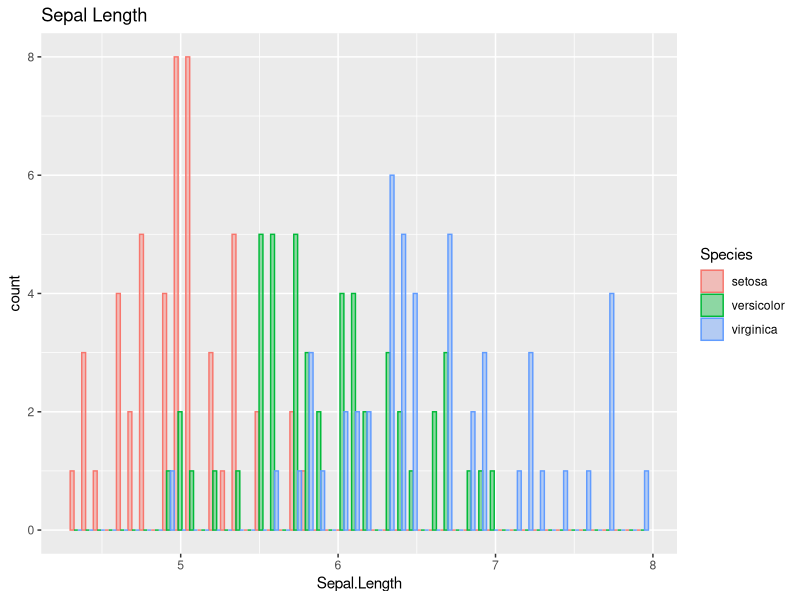
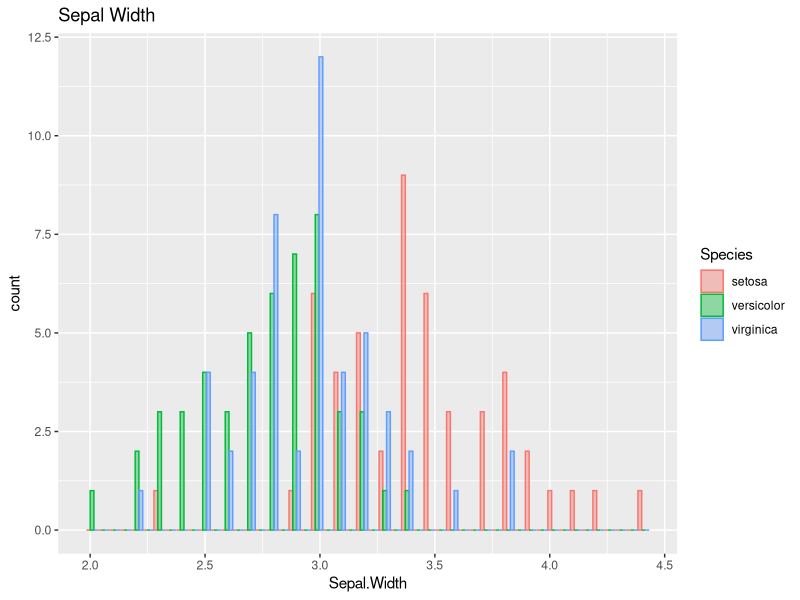
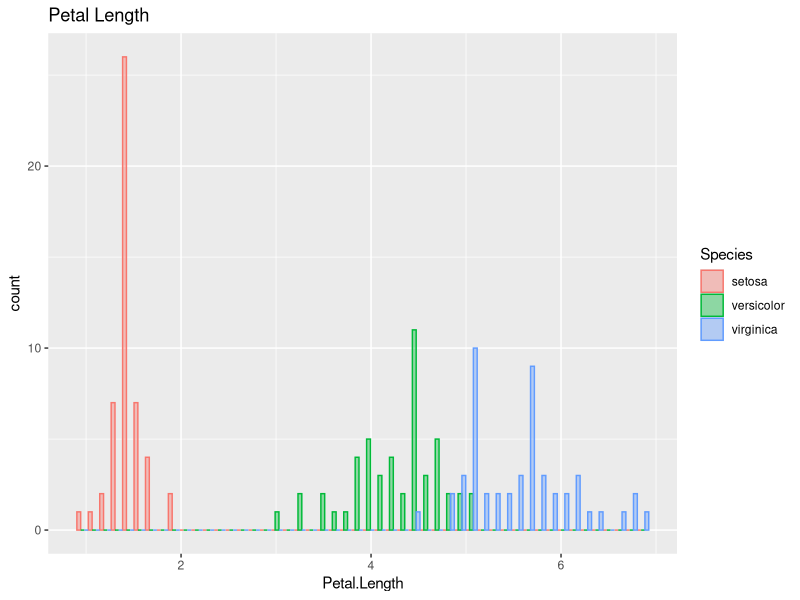
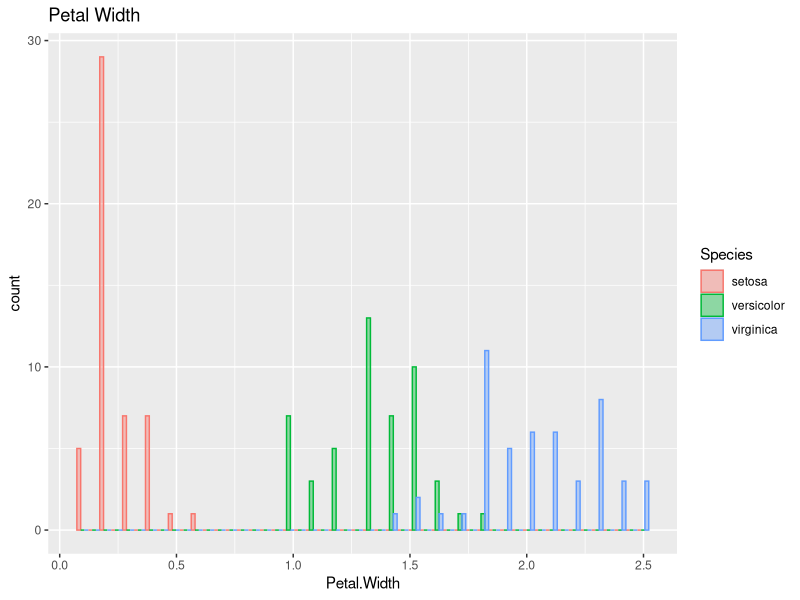
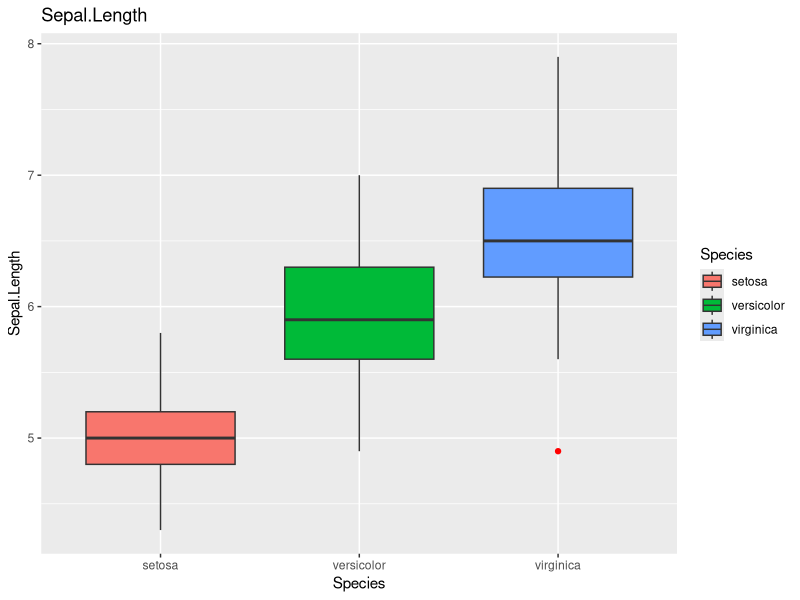
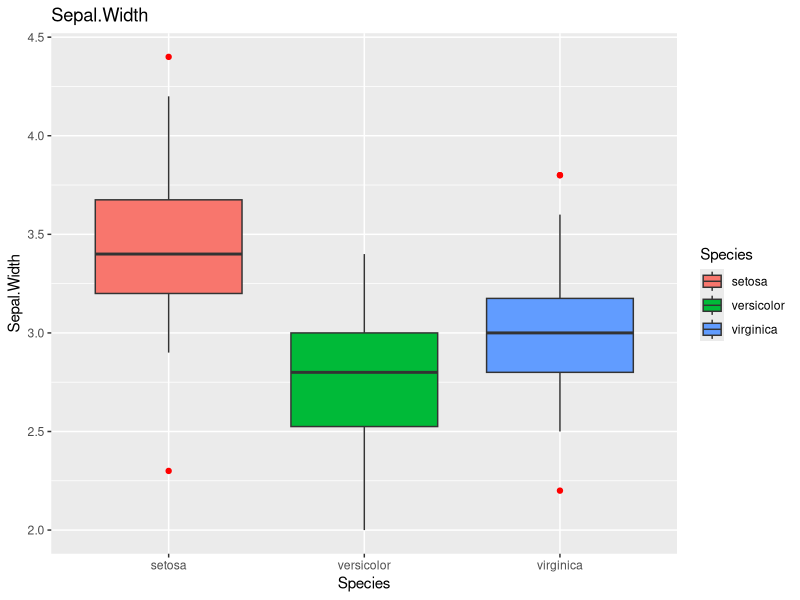
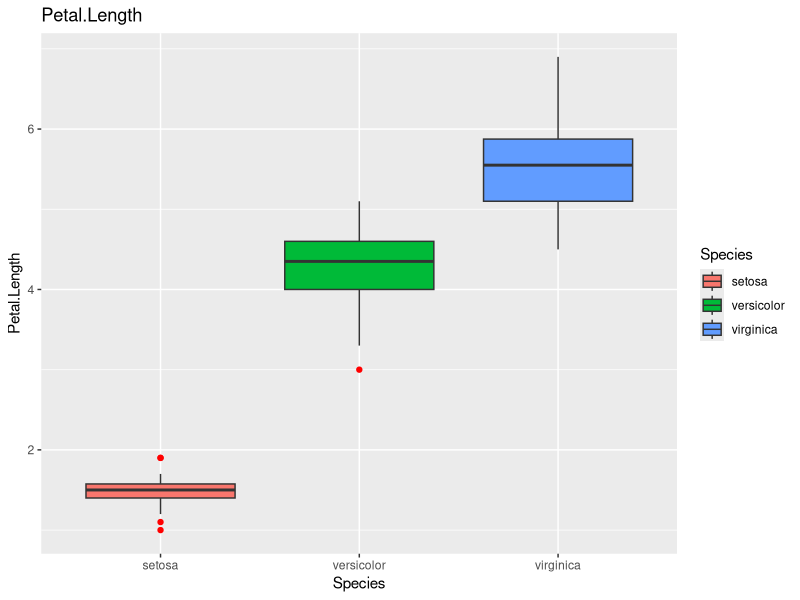
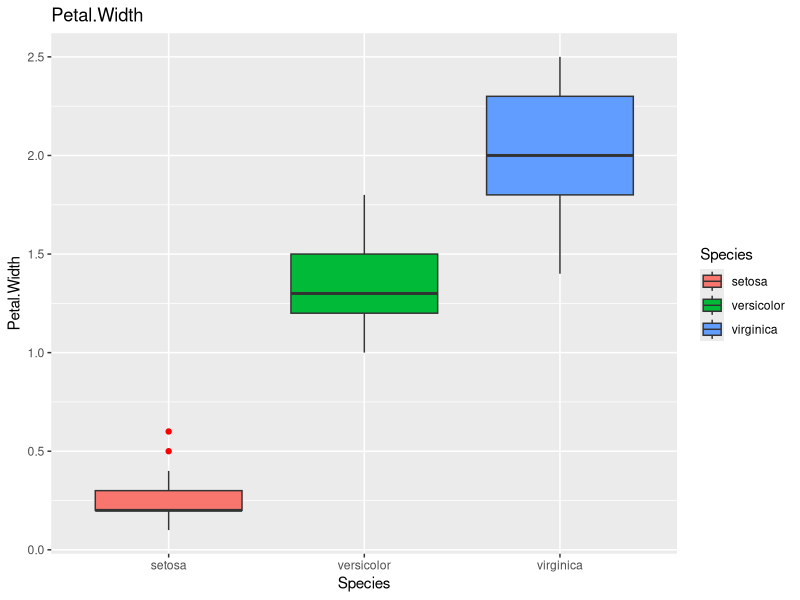

The R script that drew these images, in order:
# Exploratory data analysis with the iris data set
#
# In this script we perform a few basic tasks that 
# are common in any data analysis.  We:
# 1. Import the data and clean if necessary
# 2. Summarize variables with tables and graphs
# 3. Formulate questions
# 4. Compute new variables with formulas or filtration
# 5. Produce graphs of new variables as needed
# 6. Produce basic statistical computations like
#    parameter estimations, hypothesis tests, or
#    computational experiments.
# 7. Report on results
#
# We'll use one of the first datasets any 
# computational statistician should see, the iris dataset.
# 

# 1. Import the data.  This dataset is part of R's 
#    datasets library, and so we can simply load it with 
#    the data command.
data(iris)
# Let's look at the top of the dataset.
head(iris)
# Everything looks good, and it does not appear that 
# we will need to change the types of any variables.
# So let's move on to...

# 2. Summarize variables
summary(iris)
# For numerical variables, we will see a five number 
# summary of each together with the mean.  For categorical 
# data (factors) we will see a frequency count for each
# level in the factor.  Here, we see that we have
# 50 records for each species.
# 
# Graphically, we can compare the histograms for each 
# variable for the three species.  The ggplot2
# package has a very steep learning curve, but 
# produces amazing results.  Notice that I did a lot of
# copy-paste for the commands below.  What changes line 
# to line?

library(ggplot2)
ggplot(data=iris,aes(x=Sepal.Length,colour=Species,fill=Species)) +
  geom_histogram(bins=50,position="dodge",alpha=0.4) +
  labs(title="Sepal Length")

ggplot(data=iris,aes(x=Sepal.Width,colour=Species,fill=Species)) +
  geom_histogram(bins=50,position="dodge",alpha=0.4) +
  labs(title="Sepal Width")

ggplot(data=iris,aes(x=Petal.Length,colour=Species,fill=Species)) +
  geom_histogram(bins=50,position="dodge",alpha=0.4) +
  labs(title="Petal Length")

ggplot(data=iris,aes(x=Petal.Width,colour=Species,fill=Species)) +
  geom_histogram(bins=50,position="dodge",alpha=0.4) +
  labs(title="Petal Width")
# WHile the histogram contains more information, sometimes 
# the box-whisker plot is easier to read.
ggplot(data=iris,aes(x=Species,y=Sepal.Length,fill=Species)) +
  geom_boxplot(outlier.color = 'red') +
  labs(title="Sepal.Length")

ggplot(data=iris,aes(x=Species,y=Sepal.Width,fill=Species)) +
  geom_boxplot(outlier.color = 'red') +
  labs(title="Sepal.Width")

ggplot(data=iris,aes(x=Species,y=Petal.Length,fill=Species)) +
  geom_boxplot(outlier.color = 'red') +
  labs(title="Petal.Length")

ggplot(data=iris,aes(x=Species,y=Petal.Width,fill=Species)) +
  geom_boxplot(outlier.color = 'red') +
  labs(title="Petal.Width")

# 3. Formulate questions.  We might formulate questions 
# based on the summaries of the data we have written, our 
# background in the knowledge domain, or just plain 
# curiosity.
# 
# A. How do the length and width measurements differ from 
# species to species?  Do any distinguish one species from 
# another?
#
# B. What is the ratio between the lengths and widths?  
# Is this relatively constant across each species?  Does 
# this differ from species to species?
#
# At this point we can perform steps 4, 5, and 6 for each 
# of our questions.
# For Question A, we can already see some answers in our 
# histograms above.  We can also formulate a hypothesis 
# and perform a formal test of hypothesis.
#
# HYPOTHESIS: Petal length is significantly different 
# between the setosa and versicolor species.
x <- iris$Petal.Length[iris$Species=='setosa']
y <- iris$Petal.Length[iris$Species=='versicolor']
t.test(x,y)  # p-value ~ 0
rm(x,y)
# CONCLUSION: Yes, petal length is significantly 
# different between the setosa and versicolor species.
# NOTE: As a formal experiment, this conclusion does 
# not have as strong a weight as it would if we had 
# approached the problem correctly.  We will see how 
# to do this later in the class.  The basic principole 
# we have violated here is that one should never use 
# the same data to both FORMULATE (exploratory) 
# hypotheses and TEST (inferential) hypotheses.  For
# now, we'll simply recognize that our conclusion is 
# not supported as strongly as it should be.
#
# HYPOTHESIS: Petal length is significanlty different 
# between the versicolor and virginica species.
x <- iris$Petal.Length[iris$Species=='virginica']
y <- iris$Petal.Length[iris$Species=='versicolor']
t.test(x,y)  # p-value ~ 0
rm(x,y)
# CONCLUSION: Yes.
#
# HYPOTHESIS: Sepal width is significantly different 
# between the versicolor and virginica species.
x <- iris$Sepal.Width[iris$Species=='virginica']
y <- iris$Sepal.Width[iris$Species=='versicolor']
t.test(x,y)  # p-value ~ 0
rm(x,y)
# CONCLUSION: Yes.
# For Question B, we will need to compute some new 
# variables and some new plots.
df <- iris
df$PetalRatio <- df$Petal.Length/df$Petal.Width
df$SepalRatio <- df$Sepal.Length/df$Sepal.Width

ggplot(data=df,aes(x=PetalRatio,colour=Species,fill=Species)) + 
  geom_histogram(bins=30,position="dodge",alpha=0.4) +
  labs(title="Ratio of Petal Length to Petal Width")

ggplot(data=df,aes(x=SepalRatio,colour=Species,fill=Species)) + 
  geom_histogram(bins=30,position="dodge",alpha=0.4) +
  labs(title="Ratio of Sepal Length to Sepal Width")

ggplot(data=df,aes(x=Species,y=PetalRatio,fill=Species)) +
  geom_boxplot(outlier.color = 'red') +
  labs(title="Ratio of Petal Length to Petal Width")

ggplot(data=df,aes(x=Species,y=SepalRatio,fill=Species)) +
  geom_boxplot(outlier.color = 'red') +
  labs(title="Ratio of Petal Length to Petal Width")

# Have we answered Question B?  Let's try two tests 
# of hypotheses.
#
# HYPOTHESIS: The ratio of petal length to petal 
# width is significantly different between the 
# setosa and versicolor species.
x <- df$PetalRatio[df$Species=='setosa']
y <- df$PetalRatio[df$Species=='versicolor']
t.test(x,y)
rm(x,y)
# CONCLUSION: Yes.
#
# HYPOTHESIS: The ratio of petal length to petal 
# width is significantly different between the 
# virginica and versicolor species.
x <- df$PetalRatio[df$Species=='virginica']
y <- df$PetalRatio[df$Species=='versicolor']
t.test(x,y)
rm(x,y)
# CONCLUSION: Yes.  But does this conclusion 
# agree with our graphs?  Even though the difference 
# is significantly different, could we use the 
# petal length to width ration to distinguish 
# between the two species?  How would we do that?
# Most importantly, could we use this result to 
# confidently classify an individual as one 
# of the two species?
#
rm(df)
# At this point we report on our results.  Our report 
# should include, at minimum...
# * concrete conlusions we have made, 
# * questions that were specifically asked 
#   that we have answered,
# * questions that were specifically asked 
#   that we have NOT answered and why,
# * and avenues for further study.
#
# The report could additionally include suggestions 
# for specific experiments to address our unanswered 
# questions or our avenues for further study.
#
# Typically, your report should not be written in 
# comments in an R script.  Graphs and tables can 
# be exported for use in Word documents.  However, 
# we would like to produce a report that contains the 
# R code we used to import data, compute new variables, 
# and produce graphs and tables (this is full 
# disclosure of how we obtained our results).  There 
# are a number of ways to accomplish this; RStudio 
# provides one, with the RMarkdown style script.
